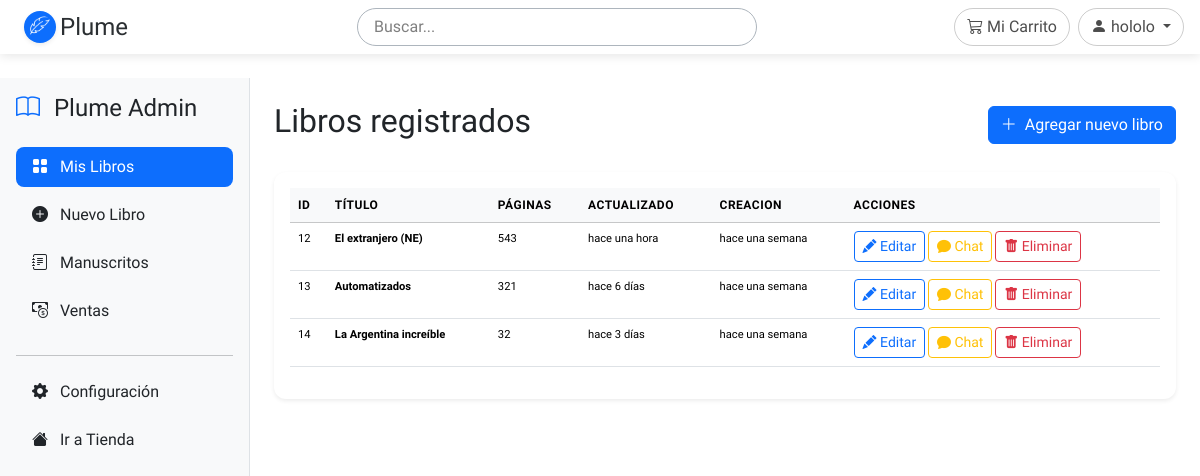
Page /admin (signed in) on the committed database.
### app/models/models.py (models this page shows, shortened)
class User(UserMixin, database.Model):
    __tablename__ = 'users'
    id = database.Column(database.Integer, primary_key=True)
    name = database.Column(database.String(100), nullable=False)
    password_hash = database.Column(database.String(255), nullable=False)
    email = database.Column(database.String(50), nullable=False, unique=True)
    type = database.Column(database.String(50), nullable=False, default='user') # writer, editor, user
    created_at = database.Column(database.DateTime, default=database.func.now())

class Book(database.Model):
    __tablename__ = 'books'
    id = database.Column(database.Integer, primary_key=True)
    title = database.Column(database.String(100), nullable=False, default='Libro')
    description = database.Column(database.Text, nullable=True)
    genre = database.Column(database.String(20), nullable=False)
    pages = database.Column(database.Integer, nullable=True)
    price = database.Column(database.Float, default=15000.0)
    cover_url = database.Column(database.String(200), nullable=True)
    status = database.Column(database.String(50), default='pendiente')  # pendiente, revision, aprobado, publicado, rechazado
    published_books = database.Column(database.Integer, nullable=True)
    profit_percentage = database.Column(database.Double, nullable=True)
    author_id = database.Column(database.Integer, database.ForeignKey('users.id'))
    author = database.relationship('User', backref='books')
    publish_date = database.Column(database.DateTime, default=database.func.now())
    last_update = database.Column(database.DateTime, default=database.func.now(), onupdate=database.func.now())

### app/blueprints/admin/routes.py (the view)
@admin.route("/admin")
@login_required
def dashboard():
    if current_user.type == 'escritor':
        books = Book.query.filter_by(author_id=current_user.id).all()
    elif current_user.type == 'editor':
        books = Book.query.all()
    return render_template("admin/dashboard.html", books = books)

### run.py (called while the page is built)
@app.template_filter('humanize')
def humanize_date(date):
    if date is None:
        return ''
    return arrow.get(date).humanize(locale='es')

### app/templates/admin/dashboard.html (shortened to what this page needs)
{% extends "base.html" %}
{% block content %}
<div class="d-flex">
    {% include 'components/admin_panel.html' %}
    <div class="flex-grow-1 p-4">
        <div class="d-flex justify-content-between align-items-center mb-4">
            <h2>Libros registrados</h2>
            <a href="{{ url_for('admin.create') }}" class="btn btn-primary">
                <i class="bi bi-plus-lg me-1"></i>
                Agregar nuevo libro
            </a>
        </div>
        <div class="card shadow-sm">
            <div class="card-body">
                <table class="table table-hover">
                    <thead class="table-light">
                        <tr>
                            <th>ID</th>
                            <th>Título</th>
                            <th>Páginas</th>
                            <th>Actualizado</th>
                            <th>Creacion</th>
                            <th>Acciones</th>
                        </tr>
                    </thead>
                    <tbody>
                        {% if books %}
                            {% for b in books %}
                            <tr>
                                <td>{{ b.id }}</td>
                                <td><strong>{{ b.title }}</strong></td>
                                <td>{{ b.pages }}</td>
                                <td>{{ b.last_update|humanize }}</td>
                                <td>{{ b.publish_date|humanize }}</td>
                                <td>
                                    <a href="{{ url_for('admin.edit', id=b.id) }}" class="btn btn-sm btn-outline-primary">
                                        <i class="bi bi-pencil-fill"></i>
                                        Editar
                                    </a>
                                    <form action="{{ url_for('admin.dashboard', id=b.id) }}" method="POST" style="display: inline;">
                                        <button type="submit" class="btn btn-sm btn-outline-warning">
                                            <i class="bi bi-chat-fill"></i>
                                            Chat
                                        </button>
                                    </form>
                                    {% if current_user.type == 'escritor' %}
                                    <form action="{{ url_for('admin.delete', id=b.id) }}" method="POST" style="display: inline;">
                                        <button type="submit" class="btn btn-sm btn-outline-danger" onclick="return confirm('¿Eliminar este libro?')">
                                            <i class="bi bi-trash-fill"></i>
                                            Eliminar
                                        </button>
                                    </form>
                                    {% endif %}
                                </td>
                            </tr>
                            {% endfor %}
                        {% endif %}
                    </tbody>
                </table>
            </div>
        </div>
    </div>
</div>
{% endblock %}

### app/templates/components/header.html (shortened to what this page needs)
<header id="mainHeader" class="position-relative py-2 mb-1 px-3 bg-transparent" style="z-index: 9999;">
    <div class="d-flex align-items-center justify-content-between">
        <a href="/" class="d-flex align-items-center px-2 text-decoration-none rounded-pill">
            <div class="me-1">
                {% include 'components/plumeIcon.html' %}
            </div>
            <span class="fs-4 text-secondary-emphasis">Plume</span>
        </a>
        <div class="d-none d-lg-flex align-items-center flex-grow-1 justify-content-between ms-4">
            <form class="d-flex mx-auto flex-grow-1 justify-content-center" role="search"
                  action="" method="get" style="max-width: 400px;">
                <input class="form-control rounded-pill border border-dark-subtle bg-transparent px-3"
                       type="search"
                       placeholder="Buscar..."
                       aria-label="Search"
                       name="q">
            </form>
            <div class="d-flex align-items-center gap-2">
                {% if current_user.is_authenticated %}
                <a href="{{ url_for('shop.cart') }}" class="btn btn-outline-secondary rounded-pill">
                    <i class="bi bi-cart3"></i>
                    <span>Mi Carrito</span>
                </a>
                {% endif %}
                {% if current_user.is_authenticated %}
                <div class="dropdown">
                    <button class="btn btn-outline-secondary rounded-pill dropdown-toggle" type="button" id="userDropdown" data-bs-toggle="dropdown">
                        <i class="bi bi-person-fill"></i>
                        {{ current_user.name }}
                    </button>
                </div>
                {% else %}
                <a href="{{ url_for('auth.login') }}" class="btn btn-outline-secondary rounded-pill">
                    Iniciar Sesión
                </a>
                {% endif %}
            </div>
        </div>
    </div>
</header>

### app/static/css/custom.css (style rules this page uses)
:root { --bs-body-font-family: 'Lexend', sans-serif; }
body { font-family: 'Lexend', sans-serif !important; background: transparent !important; }
h1,h2,h3,h4,h5,h6, .display-1,.display-2,.display-3,.display-4 { font-family: 'Lexend', sans-serif !important; }

### app/templates/components/header.html (style rules this page uses)
#mainHeader { top: 0; z-index: 1000; box-shadow: 0 2px 10px rgba(0, 0, 0, 0.1); transition: background-color 0.3s ease, box-shadow 0.3s ease; }
.form-control::placeholder { color: rgba(0, 0, 0, 0.5); }
.btn-outline-secondary { border-color: rgba(0, 0, 0, 0.2); color: rgba(0, 0, 0, 0.7); transition: all 0.3s ease; }

### app/templates/admin/dashboard.html (style rules this page uses)
.card { border: none; border-radius: 12px; }
.table th { font-weight: 600; text-transform: uppercase; font-size: 0.75rem; letter-spacing: 0.5px; }
.table tr { font-size: 0.7rem; }

### rows in the picture
User: name "hololo"
Book: id "12", title "El extranjero (NE)", pages "543", last_update "hace una hora", publish_date "hace una semana"
Book: id "13", title "Automatizados", pages "321", last_update "hace 6 días", publish_date "hace una semana"
Book: id "14", title "La Argentina increíble", pages "32", last_update "hace 3 días", publish_date "hace una semana"
